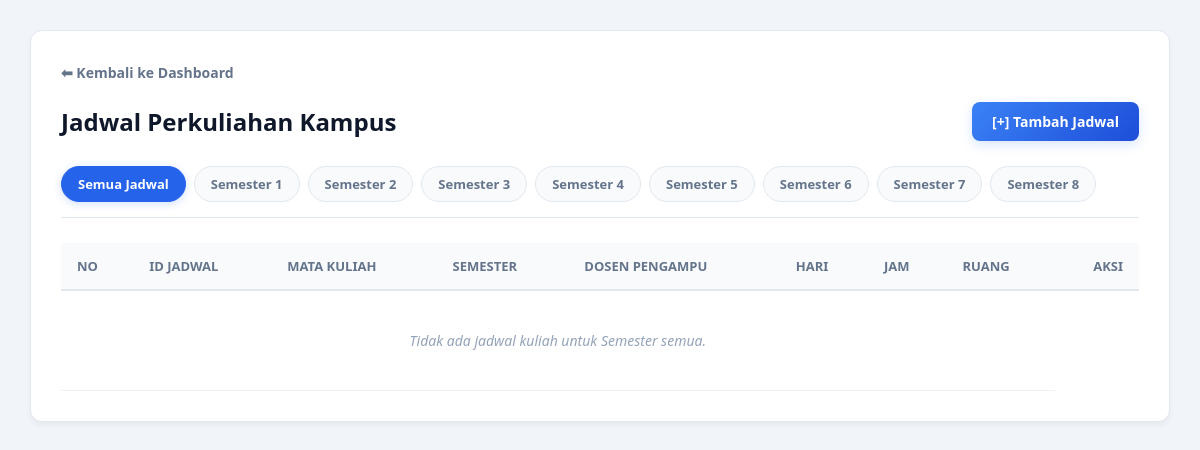
Before: /Jadwal/index.php with the older database file.
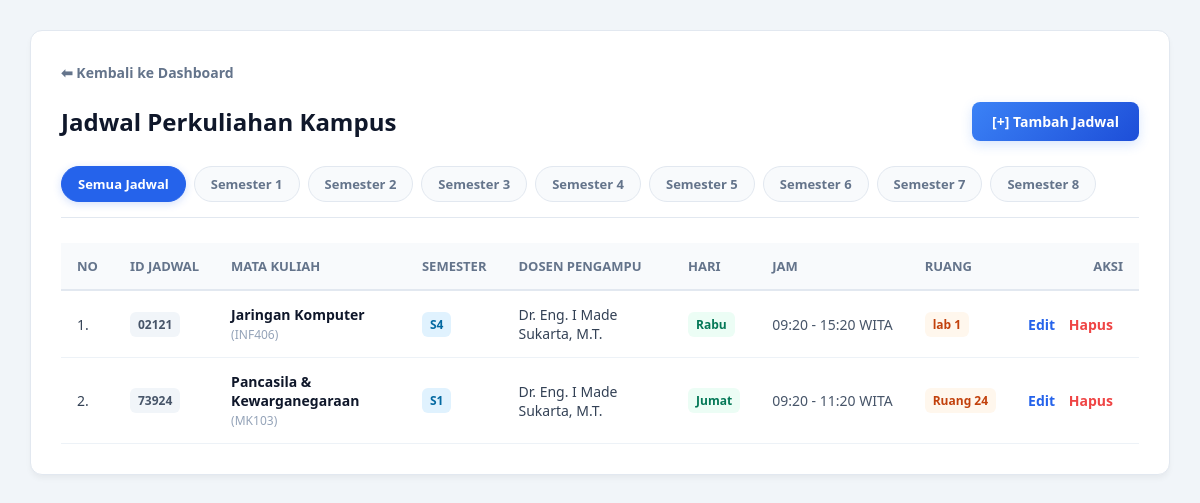
After: the same page with the newer database file.
### tables this page shows
CREATE TABLE `jadwal` (
  `Id_Jadwal` varchar(15) NOT NULL,
  `Kode_Matakuliah` varchar(15) NOT NULL,
  `NIDN_Pengampu` varchar(15) NOT NULL,
  `Hari` varchar(20) NOT NULL,
  `Jam` varchar(20) NOT NULL,
  `Ruangan` varchar(20) NOT NULL
);

CREATE TABLE `matakuliah` (
  `Kode_Matakuliah` varchar(15) NOT NULL,
  `Nama_Matakuliah` varchar(30) NOT NULL,
  `SKS` int(11) NOT NULL,
  `semester` int(11) NOT NULL,
  `Sifat_Matakuliah` varchar(20) DEFAULT NULL,
  `Jenis_Matakuliah` varchar(30) DEFAULT NULL
);

CREATE TABLE `dosen` (
  `NIDN` varchar(15) NOT NULL,
  `Nama_Dosen` varchar(30) NOT NULL,
  `Id_Prodi` varchar(50) NOT NULL,
  `Jenis_Kelamin` varchar(20) NOT NULL,
  `Email` varchar(30) NOT NULL
);

### Jadwal/index.php (the view, shortened to what this page needs)
<?php
include '../koneksi.php';
$semester_terpilih = isset($_GET['semester']) ? $_GET['semester'] : 'semua';
$sql = "SELECT jadwal.*, matakuliah.Nama_Matakuliah, matakuliah.semester, dosen.Nama_Dosen
        FROM jadwal
        INNER JOIN matakuliah ON jadwal.Kode_Matakuliah = matakuliah.Kode_Matakuliah
        INNER JOIN dosen ON jadwal.NIDN_Pengampu = dosen.NIDN";
$sql .= " ORDER BY FIELD(jadwal.Hari, 'Senin', 'Selasa', 'Rabu', 'Kamis', 'Jumat', 'Sabtu'), jadwal.Jam ASC";
$query = mysqli_query($koneksi, $sql);
?>
<!DOCTYPE html>
<html lang="id">
    <head>
    </head>
    <body>
        <div class="container">
            <a href="../dashboard.php" class="btn-back">⬅ Kembali ke Dashboard</a>
            <div class="header-section">
                <h2>Jadwal Perkuliahan Kampus</h2>
                <a href="tambah.php" class="btn-add">[+] Tambah Jadwal</a>
            </div>
            <div class="filter-container">
                <a href="index.php?semester=semua" class="filter-tab <?= ($semester_terpilih == 'semua') ? 'active' : ''; ?>">Semua Jadwal</a>
                <?php for($s = 1; $s <= 8; $s++) { ?>
                    <a href="index.php?semester=<?= $s; ?>" class="filter-tab <?= ($semester_terpilih == $s) ? 'active' : ''; ?>">Semester <?= $s; ?></a>
                <?php } ?>
            </div>
            <table>
                <thead>
                    <tr>
                        <th>No</th> <th>ID Jadwal</th>
                        <th>Mata Kuliah</th>
                        <th>Semester</th>
                        <th>Dosen Pengampu</th>
                        <th>Hari</th>
                        <th>Jam</th>
                        <th>Ruang</th>
                        <th style="text-align: right;">Aksi</th>
                    </tr>
                </thead>
                <tbody>
                    <?php
                    if (mysqli_num_rows($query) > 0) {
                        $no = 1;
                        while($row = mysqli_fetch_array($query)) {
                    ?>
                    <tr>
                        <td><?= $no++; ?>.</td> <td><span class="badge badge-id"><?= $row['Id_Jadwal']; ?></span></td>
                        <td class="expandable" style="font-weight: 600; color: #0f172a;"><?= $row['Nama_Matakuliah']; ?> <span style="font-weight: normal; color: #94a3b8; font-size: 12px;">(<?= $row['Kode_Matakuliah']; ?>)</span></td>
                        <td><span class="badge badge-semester">S<?= $row['semester']; ?></span></td>
                        <td class="expandable"><?= $row['Nama_Dosen']; ?></td>
                        <td><span class="badge badge-hari"><?= $row['Hari']; ?></span></td>
                        <td style="font-weight: 500; color: #475569;"><?= $row['Jam']; ?> WITA</td>
                        <td><span class="badge badge-ruang"><?= $row['Ruangan']; ?></span></td>
                        <td class="action-links" style="text-align: right; white-space: nowrap;">
                            <a href="tambah.php?id=<?= $row['Id_Jadwal']; ?>" class="link-edit">Edit</a>
                            <a href="hapus.php?id=<?= $row['Id_Jadwal']; ?>" class="link-hapus" onclick="return confirm('Yakin mau hapus jadwal ini?')">Hapus</a>
                        </td>
                    </tr>
                    <?php
                        }
                    } else {
                    ?>
                    <tr>
                        <td colspan="8" class="empty-state">Tidak ada jadwal kuliah untuk Semester <?= htmlspecialchars($semester_terpilih); ?>.</td>
                    </tr>
                    <?php } ?>
                </tbody>
            </table>
        </div>
    </body>
</html>

Changed rows visible on the page:
added jadwal: Id_Jadwal "02121", Kode_Matakuliah.Nama_Matakuliah "Jaringan Komputer", Kode_Matakuliah "INF406", Kode_Matakuliah.semester "4", NIDN_Pengampu.Nama_Dosen "Dr. Eng. I Made Sukarta, M.T.", Hari "Rabu", Jam "09:20 - 15:20", Ruangan "lab 1"
added jadwal: Id_Jadwal "73924", Kode_Matakuliah.Nama_Matakuliah "Pancasila & Kewarganegaraan", Kode_Matakuliah "MK103", Kode_Matakuliah.semester "1", NIDN_Pengampu.Nama_Dosen "Dr. Eng. I Made Sukarta, M.T.", Hari "Jumat", Jam "09:20 - 11:20", Ruangan "Ruang 24"
Other visible differences:
$semester_terpilih: "semua" → (not shown)
text no longer shown: "Tidak ada jadwal kuliah untuk Semester ."
